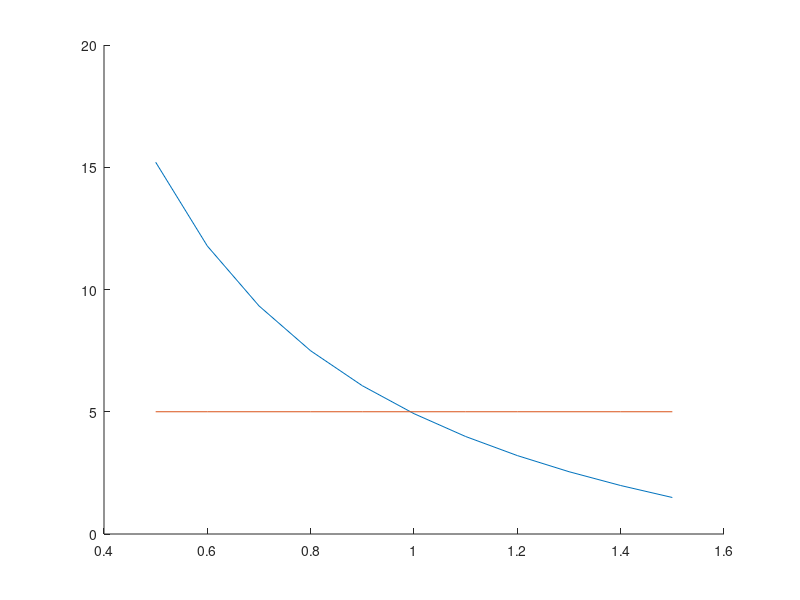

Write MATLAB code to recreate this figure.
%-------------------------------------------------------------------------%
% Title : Convert C'M'Y'G' to RGB, NIR (for 2014-2015 Samsung DMC project)
%
% Author : SKKU Digital Media Lab.
%
% Changes:
% 2015/06/06 : First commit (Younghyeon Park, neversky@skku.edu)
%
%
%-------------------------------------------------------------------------%


%CMYG-NIR to RGB, NIR conversion
close all;
clear all;
addpath('./images');
addpath('./BM3D');
addpath('./bfilter2');
addpath('./guidedfilter');

addpath('./Images_new');




intensity_C = 0.1;
intensity_M = 0.2;
intensity_Y = 0.6;
intensity_G = 0.27;
intensity_NIR = 5;


%i = 1;
wg=0.5:0.1:1.5;
length=size(wg);

for i=1:length(2)
    
    gamma = [0.8053*wg(i) 0.9730*wg(i) 0.8035*wg(i) wg(i)];
    cmygp_xyzn = [-0.1871 0.7767 0.2471 gamma(1); 1.0820 -0.3119 0.0815 gamma(2); 0.5988 0.6150 -0.1364 gamma(3); -0.2231 0.9235 0.0365 gamma(4)];
    
    xyzn_cmygp = cmygp_xyzn^-1;
    
    
    C_NIR = intensity_C + (0.8053 * wg(i) * intensity_NIR);
    M_NIR = intensity_M + (0.9730 * wg(i) * intensity_NIR);
    Y_NIR = intensity_Y + (0.8035 * wg(i) * intensity_NIR);
    G_NIR = intensity_G + (1 * intensity_NIR);

    Dk = [C_NIR; M_NIR; Y_NIR; G_NIR];

    output_xyzn_vec = xyzn_cmygp * Dk;
    
    separated_nir = output_xyzn_vec(4);

    out_nir(i) = separated_nir;
    out_x(i) = output_xyzn_vec(1);
    out_y(i) = output_xyzn_vec(2);
    out_z(i) = output_xyzn_vec(3);
    
end
cmyg_xyz = [-0.1871 0.7767 0.2471; 1.0820 -0.3119 0.0815; 0.5988 0.6150 -0.1364; -0.2231 0.9235 0.0365];
xyz_cmyg = pinv(cmyg_xyz);
CMYG = [intensity_C;intensity_M;intensity_Y;intensity_G];
XYZ = xyz_cmyg * CMYG;




figure, hold on, plot(wg, out_nir), plot(wg, intensity_NIR * ones(size(wg)));
%figure, plot(wg, out_x);
%figure, plot(wg, out_y);
%figure, plot(wg, out_z);
